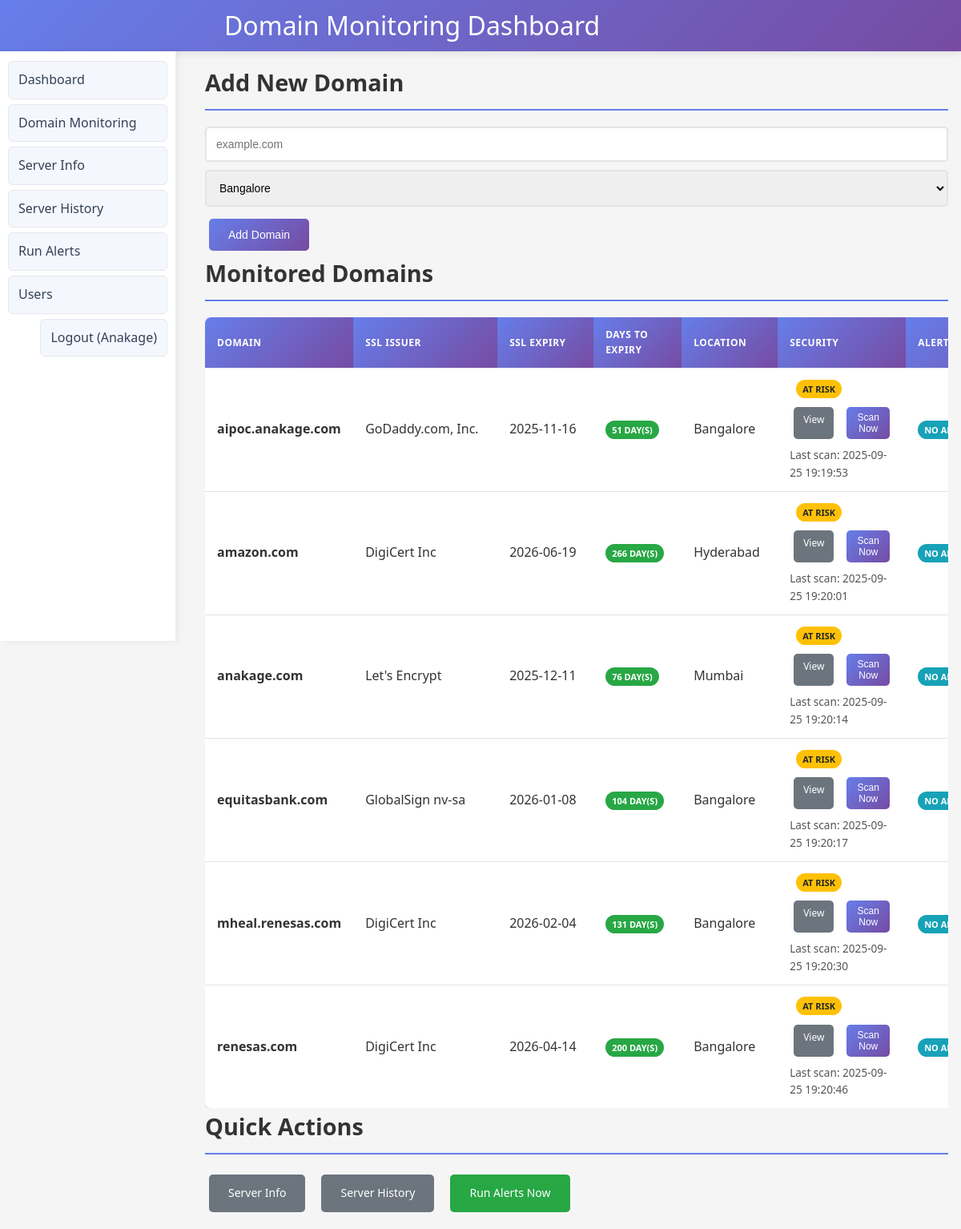
/domain (signed in), run on the app's committed database.
### tables this page shows
CREATE TABLE users (
            id INTEGER PRIMARY KEY AUTOINCREMENT,
            name TEXT,
            email TEXT UNIQUE NOT NULL,
            password_hash TEXT NOT NULL,
            role TEXT NOT NULL,          -- super_admin, admin, super_analytics, analytics
            location TEXT                -- required for admin/analytics
        );

CREATE TABLE domains (
            id INTEGER PRIMARY KEY AUTOINCREMENT,
            name TEXT UNIQUE NOT NULL,
            registrar TEXT,
            creation_date TEXT,
            expiration_date TEXT,
            ssl_issuer TEXT,
            ssl_expiry TEXT,
            location TEXT
        );

### 1app.py (the view, shortened to what this page needs)
@app.route('/domain', methods=['GET', 'POST'])
@login_required
def domain():
    conn = get_db_connection()
    c = conn.cursor()
    user = get_current_user()
    base_sql = """
        SELECT d.name, d.registrar, d.creation_date, d.expiration_date, d.ssl_issuer, d.ssl_expiry, d.location,
               a.recipients, a.days_before, a.send_once, a.sent, a.frequency, a.end_date, a.active, a.last_sent
        FROM domains d
        LEFT JOIN domain_alerts a ON a.domain_name = d.name
    """
    params = []
    if user and user["role"] in ("admin", "analytics"):
        base_sql += " WHERE LOWER(d.location)=LOWER(?)"
        params.append(user["location"] or "")
    base_sql += " ORDER BY d.name"
    c.execute(base_sql, params)
    rows = c.fetchall()
    domains = []
    now = datetime.datetime.now()
    for r in rows:
        ssl_expiry = r["ssl_expiry"]
        days_left = None
        try:
            if ssl_expiry:
                expiry_dt = datetime.datetime.strptime(ssl_expiry, "%Y-%m-%d")
                days_left = (expiry_dt - now).days
        except Exception:
            days_left = None
        domains.append({
            "name": r["name"],
            "registrar": r["registrar"],
            "creation_date": r["creation_date"],
            "expiration_date": r["expiration_date"],
            "ssl_issuer": r["ssl_issuer"],
            "ssl_expiry": r["ssl_expiry"],
            "location": r["location"],
            "days_left": days_left,
            "alert_recipients": r["recipients"],
            "alert_days_before": r["days_before"],
            "alert_send_once": bool(r["send_once"]) if r["send_once"] is not None else False,
            "alert_sent": bool(r["sent"]) if r["sent"] is not None else False,
            "alert_frequency": r["frequency"],
            "alert_end_date": r["end_date"],
            "alert_active": bool(r["active"]) if r["active"] is not None else True,
            "alert_last_sent": r["last_sent"]
        })
    conn.close()
    return render_template('domain.html', domains=domains, now=now.date(), locations=get_locations(), user=user)

### 1app.py (called while the page is built)
def get_db_connection():
    conn = sqlite3.connect(DB_FILE, timeout=15, check_same_thread=False)
    conn.row_factory = sqlite3.Row
    try:
        conn.execute("PRAGMA busy_timeout = 15000")
    except Exception:
        pass
    return conn

def get_current_user():
    user_id = session.get('user_id')
    if not user_id:
        return None
    conn = get_db_connection()
    c = conn.cursor()
    c.execute("SELECT id, name, email, role, location FROM users WHERE id = ?", (user_id,))
    row = c.fetchone()
    conn.close()
    return row

def login_required(view_func):
    @functools.wraps(view_func)
    def wrapper(*args, **kwargs):
        if not get_current_user():
            return redirect(url_for('login', next=request.path))
        return view_func(*args, **kwargs)
    return wrapper

def get_locations():
    conn = get_db_connection()
    c = conn.cursor()
    c.execute("SELECT name FROM locations ORDER BY name")
    rows = [r[0] for r in c.fetchall()]
    conn.close()
    return rows

### templates/domain.html (shortened to what this page needs)
<!DOCTYPE html>
<html>
<head>
    <link rel="stylesheet" href="{{ url_for('static', filename='style.css') }}">
</head>
<body>
    <header>
        <div class="container">
            <h1>Domain Monitoring Dashboard</h1>
        </div>
    </header>
    <nav>
        <div class="container">
            <ul>
                <li><a href="/">Dashboard</a></li>
                <li><a href="/domain">Domain Monitoring</a></li>
                <li><a href="/server">Server Info</a></li>
                <li><a href="/server/history">Server History</a></li>
                <li><a href="/run_alerts">Run Alerts</a></li>
                {% if user and (user.role or '').lower() == 'super_admin' %}
                    <li><a href="/users">Users</a></li>
                {% endif %}
                {% if user %}
                    <li style="margin-left:auto"><a href="/logout">Logout ({{ user.name }})</a></li>
                {% else %}
                    <li style="margin-left:auto"><a href="/login">Login</a></li>
                {% endif %}
            </ul>
        </div>
    </nav>
    <div class="container">
        <div class="card">
            <h2>Add New Domain</h2>
            <form method="POST" style="display: flex; gap: 10px; align-items: center; flex-wrap: wrap;">
                <input type="text" name="domain_name" placeholder="example.com" required class="form-control" style="flex: 1; min-width: 200px;">
                <select name="location" class="form-control" style="min-width: 180px;">
                    {% for loc in locations %}
                        <option value="{{ loc }}">{{ loc }}</option>
                    {% endfor %}
                </select>
                <button type="submit" class="btn btn-primary">Add Domain</button>
            </form>
        </div>
        {% if domains %}
            <div class="card">
                <h2>Monitored Domains</h2>
                <div class="table-container">
                    <table class="domains-table">
                        <thead>
                            <tr>
                                <th>Domain</th>
                                <th>SSL Issuer</th>
                                <th>SSL Expiry</th>
                                <th>Days to Expiry</th>
                                <th>Location</th>
                                <th>Security</th>
                                <th>Alert Configuration</th>
                            </tr>
                        </thead>
                        <tbody>
                            {% for d in domains %}
                            <tr>
                                <td><strong>{{ d.name }}</strong></td>
                                <td>{{ d.ssl_issuer or '-' }}</td>
                                <td>{{ d.ssl_expiry or '-' }}</td>
                                <td>
                                    {% if d.days_left is not none %}
                                        {% if d.days_left < 0 %}
                                            <span class="badge badge-danger">Expired {{ -d.days_left }} day(s) ago</span>
                                        {% elif d.days_left <= 30 %}
                                            <span class="badge badge-warning">{{ d.days_left }} day(s)</span>
                                        {% else %}
                                            <span class="badge badge-success">{{ d.days_left }} day(s)</span>
                                        {% endif %}
                                    {% else %}
                                        <span class="badge badge-info">Unknown</span>
                                    {% endif %}
                                </td>
                                <td>{{ d.location or '-' }}</td>
                                <td>
                                    <span class="badge sec-badge" data-domain="{{ d.name|e }}">Loading...</span>
                                    <div style="margin-top:6px; display:flex; gap:6px;">
                                        <a class="btn btn-sm btn-secondary" href="/domain/security/{{ d.name }}">View</a>
                                        <button class="btn btn-sm btn-primary btn-sec-scan" data-domain="{{ d.name|e }}">Scan Now</button>
                                    </div>
                                    <div class="sec-time" data-domain="{{ d.name|e }}" style="font-size: 0.85em; margin-top:4px; color:#555;"></div>
                                </td>
                                <td>
                                    {% if d.alert_recipients %}
                                        <div style="font-size: 0.9em;">
                                            <div><strong>Recipients:</strong> {{ d.alert_recipients }}</div>
                                            <div><strong>Days before:</strong> {{ d.alert_days_before }}</div>
                                            <div><strong>Frequency:</strong> {{ d.alert_frequency or 'once' }}</div>
                                            <div><strong>Send once:</strong> {{ 'Yes' if d.alert_send_once else 'No' }}</div>
                                            <div><strong>Active:</strong> {{ 'Yes' if d.alert_active else 'No' }}</div>
                                            {% if d.alert_end_date %}
                                                <div><strong>Ends:</strong> {{ d.alert_end_date }}</div>
                                            {% endif %}
                                            {% if d.alert_last_sent %}
                                                <div><strong>Last Sent:</strong> {{ d.alert_last_sent }}</div>
                                            {% endif %}
                                            <div><strong>Status:</strong>
                                                <span class="badge {% if d.alert_sent %}badge-success{% else %}badge-warning{% endif %}">
                                                    {{ 'Sent' if d.alert_sent else 'Pending' }}
                                                </span>
                                            </div>
                                        </div>
                                    {% else %}
                                        <span class="badge badge-info">No alerts configured</span>
                                    {% endif %}
                                </td>
                            </tr>
                            {% endfor %}
                        </tbody>
                    </table>
                </div>
            </div>
        {% else %}
            <div class="card">
                <div class="alert alert-info">
                    <strong>No domains configured yet.</strong> Add your first domain above to start monitoring SSL certificates and expiration dates.
                </div>
            </div>
        {% endif %}
        <div class="card">
            <h2>Quick Actions</h2>
            <div style="display: flex; gap: 10px; flex-wrap: wrap;">
                <a href="/server" class="btn btn-secondary">Server Info</a>
                <a href="/server/history" class="btn btn-secondary">Server History</a>
                <a href="/run_alerts" class="btn btn-success">Run Alerts Now</a>
            </div>
        </div>
    </div>
</body>
</html>

### static/style.css (style rules this page uses)
:root { --primary: #667eea; --surface: #ffffff; --text: #334155; --muted: #6b7280; --sidebar-width: 240px; --header-height: 64px; }
* { margin: 0; padding: 0; box-sizing: border-box; }
body { font-family: 'Segoe UI', Tahoma, Geneva, Verdana, sans-serif; line-height: 1.6; color: #333; background-color: #f5f5f5; }
.container { max-width: 1200px; margin: 0 auto; padding: 16px; margin-left: var(--sidebar-width); }
header { background: linear-gradient(135deg, #667eea 0%, #764ba2 100%); color: white; height: var(--header-height); display: flex; align-items: center; padding: 0 16px; margin-bottom: 0; box-shadow: 0 2px 10px rgba(0,0,0,0.1); }
header h1 { width: 100%; text-align: right; font-size: 2em; font-weight: 400; margin-right: 8px; }
nav { position: fixed; left: 0; top: var(--header-height); width: calc(var(--sidebar-width) - 20px); height: calc(100vh - var(--header-height)); background: var(--surface); padding: 12px 10px; box-shadow: 2px 0 8px rgba(0,0,0,0.06); border-right: 1px solid #eee; overflow-y: auto; z-index: 1000; }
nav .container { margin: 0; padding: 0; max-width: 100%; }
nav ul { list-style: none; display: flex; flex-direction: column; gap: 6px; margin: 0; padding: 0; }
nav a { text-decoration: none; color: var(--text); font-weight: 500; padding: 10px 12px; border-radius: 6px; transition: all 0.2s ease; display: block; background: #f5f7ff; border: 1px solid #e5e7eb; }
.card h2 { color: #333; margin-bottom: 20px; font-size: 1.8em; border-bottom: 2px solid #667eea; padding-bottom: 10px; }
.form-control { width: 100%; padding: 12px; border: 2px solid #e1e5e9; border-radius: 5px; font-size: 14px; transition: border-color 0.3s ease; }
.btn { padding: 12px 24px; border: none; border-radius: 5px; cursor: pointer; font-size: 14px; font-weight: 500; text-decoration: none; display: inline-block; transition: all 0.3s ease; margin: 5px; }
.btn-primary { background: linear-gradient(135deg, #667eea 0%, #764ba2 100%); color: white; }
.btn-secondary { background-color: #6c757d; color: white; }
.btn-success { background-color: #28a745; color: white; }
.btn-sm { padding: 6px 12px; font-size: 12px; }
.table-container { overflow-x: auto; margin-top: 12px; }
table { width: 100%; border-collapse: collapse; background: white; border-radius: 8px; overflow: hidden; box-shadow: 0 2px 10px rgba(0,0,0,0.1); }
th, td { padding: 12px 15px; text-align: left; border-bottom: 1px solid #e1e5e9; }
.table-container thead th { position: sticky; top: 0; z-index: 1; }
.domains-table th:nth-child(1), .domains-table td:nth-child(1) { min-width: 160px; width: 18%; }
.domains-table th:nth-child(2), .domains-table td:nth-child(2) { min-width: 180px; width: 20%; }
.domains-table th:nth-child(3), .domains-table td:nth-child(3) { min-width: 120px; width: 12%; }
.domains-table th:nth-child(4), .domains-table td:nth-child(4) { min-width: 110px; width: 10%; }
.domains-table th:nth-child(5), .domains-table td:nth-child(5) { min-width: 120px; width: 12%; }
.domains-table th:nth-child(6), .domains-table td:nth-child(6) { min-width: 160px; width: 16%; }
.domains-table th:nth-child(7), .domains-table td:nth-child(7) { min-width: 220px; width: 22%; }
th { background: linear-gradient(135deg, #667eea 0%, #764ba2 100%); color: white; font-weight: 600; text-transform: uppercase; font-size: 12px; letter-spacing: 0.5px; }
tr:last-child td { border-bottom: none; }
.badge { padding: 4px 8px; border-radius: 12px; font-size: 11px; font-weight: 600; text-transform: uppercase; }
.badge-success { background-color: #28a745; color: white; }
.badge-info { background-color: #17a2b8; color: white; }

### data on the page
users: name "Anakage"
domains: name "aipoc.anakage.com", ssl_issuer "GoDaddy.com, Inc.", ssl_expiry "2025-11-16", days_left "51", location "Bangalore"
domains: name "amazon.com", ssl_issuer "DigiCert Inc", ssl_expiry "2026-06-19", days_left "266", location "Hyderabad"
domains: name "anakage.com", ssl_issuer "Let's Encrypt", ssl_expiry "2025-12-11", days_left "76", location "Mumbai"
domains: name "equitasbank.com", ssl_issuer "GlobalSign nv-sa", ssl_expiry "2026-01-08", days_left "104", location "Bangalore"
domains: name "mheal.renesas.com", ssl_issuer "DigiCert Inc", ssl_expiry "2026-02-04", days_left "131", location "Bangalore"
domains: name "renesas.com", ssl_issuer "DigiCert Inc", ssl_expiry "2026-04-14", days_left "200", location "Bangalore"

### other printed values
form field location "Bangalore"
